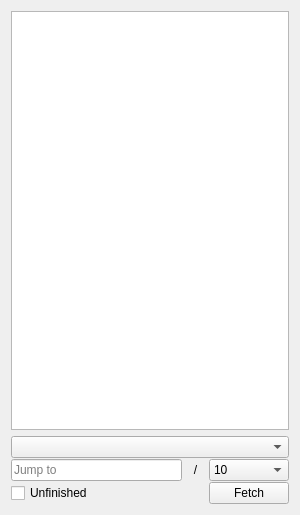
<?xml version="1.0" encoding="UTF-8"?>
<ui version="4.0">
 <class>ZDockFileContent</class>
 <widget class="QWidget" name="ZDockFileContent">
  <property name="geometry">
   <rect>
    <x>0</x>
    <y>0</y>
    <width>300</width>
    <height>515</height>
   </rect>
  </property>
  <property name="windowTitle">
   <string>Form</string>
  </property>
  <layout class="QGridLayout" name="gridLayout_2">
   <item row="0" column="0">
    <layout class="QVBoxLayout" name="verticalLayout">
     <item>
      <widget class="ZTableWidget" name="table_files">
       <property name="editTriggers">
        <set>QAbstractItemView::EditTrigger::NoEditTriggers</set>
       </property>
       <property name="selectionBehavior">
        <enum>QAbstractItemView::SelectionBehavior::SelectRows</enum>
       </property>
       <property name="sortingEnabled">
        <bool>false</bool>
       </property>
      </widget>
     </item>
     <item>
      <layout class="QGridLayout" name="gridLayout">
       <property name="horizontalSpacing">
        <number>3</number>
       </property>
       <property name="verticalSpacing">
        <number>1</number>
       </property>
       <item row="3" column="0" colspan="2">
        <widget class="QCheckBox" name="ckbox_finished">
         <property name="toolTip">
          <string>Which kind of tasks to fetch.</string>
         </property>
         <property name="statusTip">
          <string>Which kind of tasks to fetch.</string>
         </property>
         <property name="text">
          <string>Unfinished</string>
         </property>
         <property name="checked">
          <bool>false</bool>
         </property>
         <property name="tristate">
          <bool>true</bool>
         </property>
        </widget>
       </item>
       <item row="3" column="2">
        <widget class="QPushButton" name="btn_fetch">
         <property name="toolTip">
          <string>Fetch tasks.</string>
         </property>
         <property name="statusTip">
          <string>Fetch tasks.</string>
         </property>
         <property name="text">
          <string>Fetch</string>
         </property>
         <property name="icon">
          <iconset resource="../icons.qrc">
           <normaloff>:/icon/icons/import.svg</normaloff>:/icon/icons/import.svg</iconset>
         </property>
        </widget>
       </item>
       <item row="1" column="2">
        <widget class="QComboBox" name="cbox_fetch_num">
         <property name="toolTip">
          <string>How many tasks to get.</string>
         </property>
         <property name="statusTip">
          <string>How many tasks to get.</string>
         </property>
         <property name="currentIndex">
          <number>0</number>
         </property>
         <property name="maxVisibleItems">
          <number>20</number>
         </property>
         <item>
          <property name="text">
           <string>10</string>
          </property>
         </item>
         <item>
          <property name="text">
           <string>30</string>
          </property>
         </item>
         <item>
          <property name="text">
           <string>50</string>
          </property>
         </item>
         <item>
          <property name="text">
           <string>80</string>
          </property>
         </item>
         <item>
          <property name="text">
           <string>100</string>
          </property>
         </item>
         <item>
          <property name="text">
           <string>130</string>
          </property>
         </item>
         <item>
          <property name="text">
           <string>150</string>
          </property>
         </item>
         <item>
          <property name="text">
           <string>200</string>
          </property>
         </item>
         <item>
          <property name="text">
           <string>300</string>
          </property>
         </item>
         <item>
          <property name="text">
           <string>500</string>
          </property>
         </item>
         <item>
          <property name="text">
           <string>1000</string>
          </property>
         </item>
         <item>
          <property name="text">
           <string>all</string>
          </property>
         </item>
        </widget>
       </item>
       <item row="1" column="1">
        <layout class="QHBoxLayout" name="horizontalLayout_2">
         <property name="spacing">
          <number>1</number>
         </property>
         <item>
          <widget class="QLabel" name="label_current">
           <property name="text">
            <string/>
           </property>
           <property name="alignment">
            <set>Qt::AlignmentFlag::AlignRight|Qt::AlignmentFlag::AlignTrailing|Qt::AlignmentFlag::AlignVCenter</set>
           </property>
          </widget>
         </item>
         <item>
          <widget class="QLabel" name="label">
           <property name="maximumSize">
            <size>
             <width>10</width>
             <height>16777215</height>
            </size>
           </property>
           <property name="text">
            <string>/</string>
           </property>
           <property name="alignment">
            <set>Qt::AlignmentFlag::AlignCenter</set>
           </property>
          </widget>
         </item>
         <item>
          <widget class="QLabel" name="label_all">
           <property name="text">
            <string/>
           </property>
          </widget>
         </item>
        </layout>
       </item>
       <item row="1" column="0">
        <widget class="QLineEdit" name="ledit_jump">
         <property name="maximumSize">
          <size>
           <width>500</width>
           <height>16777215</height>
          </size>
         </property>
         <property name="toolTip">
          <string>Jump to the image. Input name or index.</string>
         </property>
         <property name="statusTip">
          <string>Jump to the image. Input name or index.</string>
         </property>
         <property name="placeholderText">
          <string>Jump to</string>
         </property>
        </widget>
       </item>
       <item row="0" column="0" colspan="3">
        <widget class="QComboBox" name="cmbox_project"/>
       </item>
      </layout>
     </item>
    </layout>
   </item>
  </layout>
 </widget>
 <customwidgets>
  <customwidget>
   <class>ZTableWidget</class>
   <extends>QTableWidget</extends>
   <header>zlabel.widgets.zwidgets</header>
  </customwidget>
 </customwidgets>
 <resources>
  <include location="../icons.qrc"/>
 </resources>
 <connections/>
</ui>
